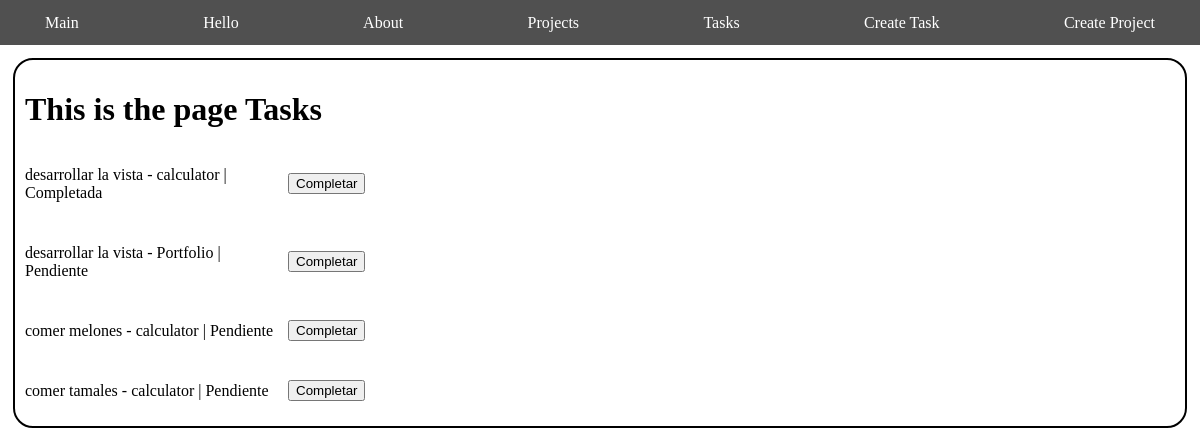
/tasks, run on an earlier commit of the app's database.
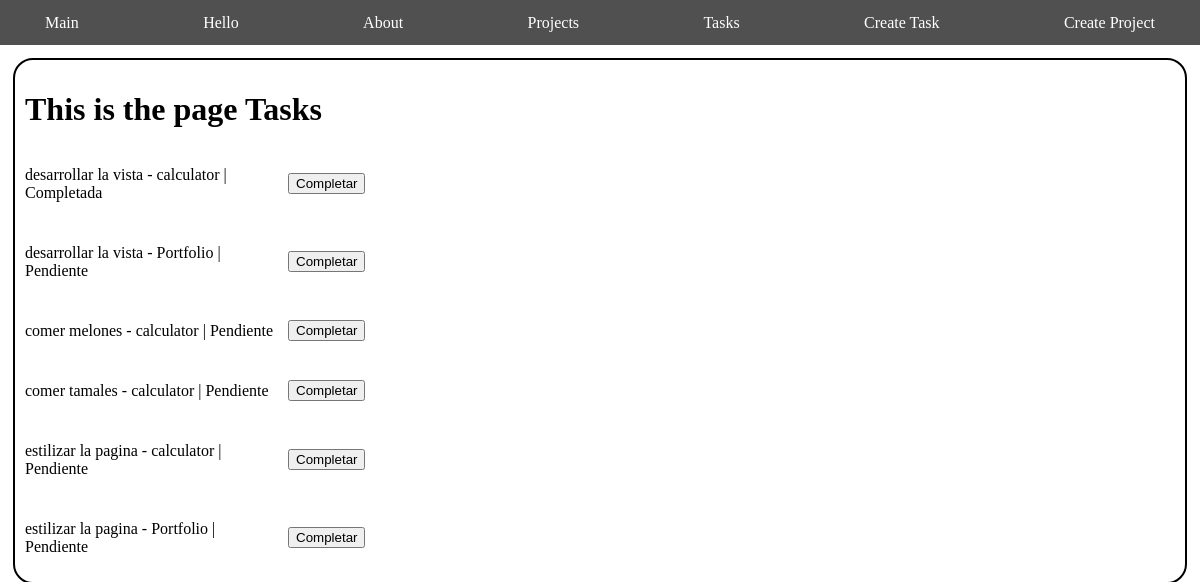
And on a later commit of the database.
### queries/models.py (models this page shows, shortened)
class Task(models.Model):
    title = models.CharField(max_length=200)
    description = models.TextField()
    project = models.ForeignKey(Project, on_delete=models.CASCADE)
    done = models.BooleanField(default=False)

class Project(models.Model):
    name = models.CharField(max_length=200)

### queries/views.py (the view)
# urls.py: path('tasks', views.get_all_tasks),
def get_all_tasks(request):
    all_tasks = Task.objects.all()
    return render(request, "tasks/tasks.html", {
        "tasks": all_tasks
    })

### queries/templates/tasks/tasks.html
{% extends 'layouts/navbar.html' %}
{% block content %}
<h1>This is the page Tasks</h1>
<div class="task-container">
    {% for task in tasks %}
        <div>
            <div>
                <p>{{ task.title }} - {{ task.project.name }} | {% if task.done %}Completada{% else %}Pendiente{% endif %}</p>
            </div>
            <button>Completar</button>
        </div>
    {% endfor %}
</div>
{% endblock %}

### queries/templates/layouts/navbar.html (shortened to what this page needs)
{% load static %}
<!DOCTYPE html>
<html lang="en">
<head>
    <link rel="stylesheet" href="{% static '/css/index.css' %}">
</head>
<body>
    <nav class="navbar">
        <ul>
            <li>
                <a href="/">Main</a>
            </li>
            <li>
                <a href="/hello">Hello</a>
            </li>
            <li>
                <a href="/about">About</a>
            </li>
            <li>
                <a href="/projects">Projects</a>
            </li>
            <li>
                <a href="/tasks">Tasks</a>
            </li>
            <li>
                <a href="/new_task">Create Task</a>
            </li>
            <li>
                <a href="/create_project">Create Project</a>
            </li>
        </ul>
    </nav>
    <div class="container">
        {% block content %}
        {% endblock %}
    </div>
</body>
</html>

### queries/static/css/index.css (style rules this page uses)
body { margin: 0; padding: 0 }
.navbar { display: flex; align-items: center; height: 25px; padding: 10px; background-color: #505050; }
.navbar ul { width: 100%; padding: 0 35px; display: flex; justify-content: space-between; }
.navbar ul li { list-style: none; }
.navbar ul li a { color: white; text-decoration: none; }
.container { margin: 15px; padding: 10px; outline: 2px solid black; border-radius: 18px; max-width: 100%; max-height: 100vh; }
.task-container { width: 40%; display: grid; grid-template-columns: 1fr; grid-gap: 10px; }
.task-container div { align-items: center; display: flex; }
.task-container div div { width: 55%; }
.task-container div button { margin-left: 10px; max-width: 120px; max-height: 30px; }

What changed in the data, as far as the page shows it:
added Task: title "estilizar la pagina", project.name "calculator", done "Pendiente"
added Task: title "estilizar la pagina", project.name "Portfolio", done "Pendiente"
